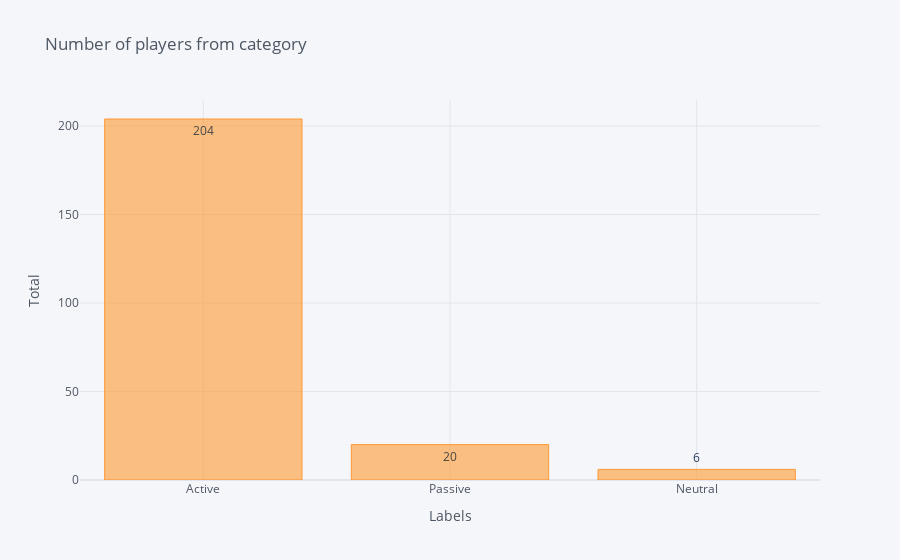

The code cell stored with this chart in its notebook:
### Markdown cell above
Trực quan hóa số lượng cầu thủ ở vị trí tiền vệ lên biểu đồ:

### Code cell
df_md_category = pd.DataFrame([active.shape[0], passive.shape[0], neutral.shape[0]], 
                            columns=['count'], index=['Active', 'Passive', 'Neutral'])

df_md_category.iplot(kind='bar', y='count',title='Number of players from category'
                   ,xTitle='Labels',yTitle='Total', text='count', textposition='auto')

### Figure 1 — Plotly figure (JSON) as saved in the notebook; plotly's stock layout.template omitted (floating-point values rounded to 4 significant figures)
{"data": [{"marker": {"color": "rgba(255, 153, 51, 0.6)", "line": {"color": "rgba(255, 153, 51, 1.0)", "width": 1}}, "name": "count", "orientation": "v", "text": [204, 20, 6], "type": "bar", "x": ["Active", "Passive", "Neutral"], "y": [204, 20, 6]}], "layout": {"legend": {"bgcolor": "#F5F6F9", "font": {"color": "#4D5663"}}, "paper_bgcolor": "#F5F6F9", "plot_bgcolor": "#F5F6F9", "title": {"font": {"color": "#4D5663"}, "text": "Number of players from category"}, "xaxis": {"gridcolor": "#E1E5ED", "showgrid": true, "tickfont": {"color": "#4D5663"}, "title": {"font": {"color": "#4D5663"}, "text": "Labels"}, "zerolinecolor": "#E1E5ED"}, "yaxis": {"gridcolor": "#E1E5ED", "showgrid": true, "tickfont": {"color": "#4D5663"}, "title": {"font": {"color": "#4D5663"}, "text": "Total"}, "zerolinecolor": "#E1E5ED"}}}
